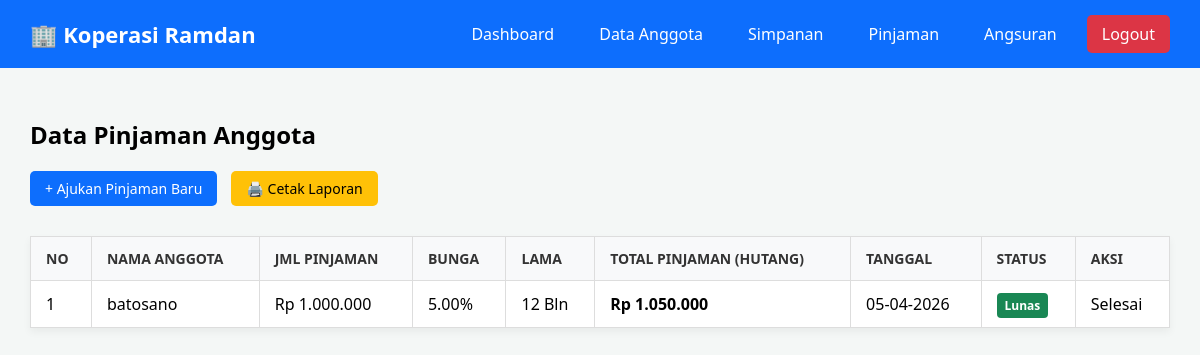
The app's page /data_pinjaman.php (signed in), older data.
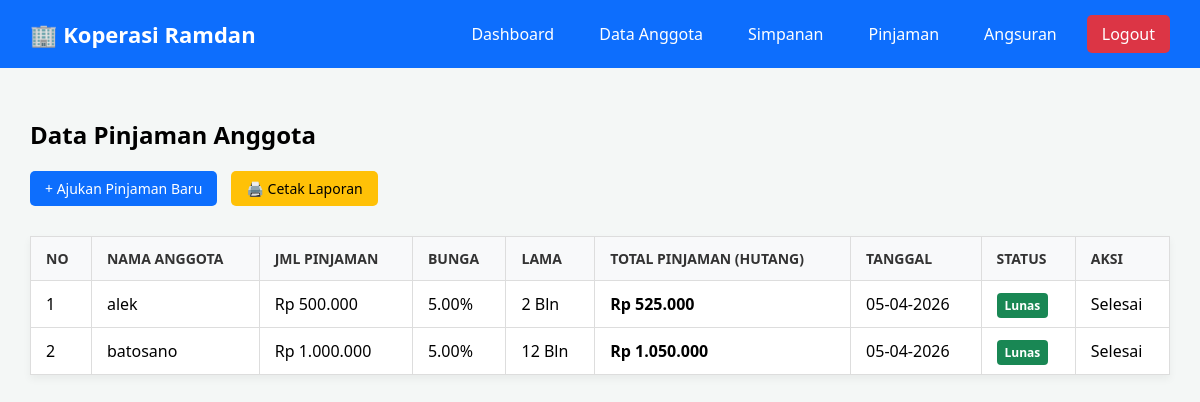
The same page, newer data.
### tables this page shows
CREATE TABLE `tb_pinjaman_ramdan` (
  `id_pinjaman` int(11) NOT NULL,
  `id_anggota` int(11) NOT NULL,
  `jumlah_pinjaman` decimal(15,2) NOT NULL,
  `bunga` decimal(5,2) NOT NULL,
  `lama_pinjaman` int(11) NOT NULL,
  `total_pinjaman` decimal(15,2) NOT NULL,
  `status_pinjaman` enum('Diajukan','Disetujui','Lunas') DEFAULT 'Diajukan',
  `tanggal_pinjaman` date NOT NULL
);

CREATE TABLE `tb_anggota_ramdan` (
  `id_anggota` int(11) NOT NULL,
  `nama` varchar(100) NOT NULL,
  `alamat` text DEFAULT NULL,
  `no_hp` varchar(20) DEFAULT NULL,
  `tanggal_daftar` date NOT NULL
);

### data_pinjaman.php (the view, shortened to what this page needs)
<?php
include 'koneksi.php';
$query = mysqli_query($koneksi, "
    SELECT p.*, a.nama
    FROM tb_pinjaman_ramdan p
    JOIN tb_anggota_ramdan a ON p.id_anggota = a.id_anggota
    ORDER BY p.id_pinjaman DESC
");
include 'header.php';
?>
    <h2>Data Pinjaman Anggota</h2>
    <a href="tambah_pinjaman.php" class="btn" style="margin-bottom: 15px;">+ Ajukan Pinjaman Baru</a>
    <a href="cetak_pinjaman.php" target="_blank" class="btn btn-warning" style="margin-bottom: 15px; margin-left: 10px;">🖨️ Cetak Laporan</a>
    <table>
        <thead>
            <tr>
                <th>No</th>
                <th>Nama Anggota</th>
                <th>Jml Pinjaman</th>
                <th>Bunga</th>
                <th>Lama</th>
                <th>Total Pinjaman (Hutang)</th>
                <th>Tanggal</th>
                <th>Status</th>
                <th>Aksi</th>
            </tr>
        </thead>
        <tbody>
            <?php
            $no = 1;
            while($data = mysqli_fetch_assoc($query)) {
                $warna_status = 'bg-warning';
                if($data['status_pinjaman'] == 'Lunas') $warna_status = 'bg-success';
            ?>
            <tr>
                <td><?php echo $no++; ?></td>
                <td><?php echo $data['nama']; ?></td>
                <td>Rp <?php echo number_format($data['jumlah_pinjaman'], 0, ',', '.'); ?></td>
                <td><?php echo $data['bunga']; ?>%</td>
                <td><?php echo $data['lama_pinjaman']; ?> Bln</td>
                <td><strong>Rp <?php echo number_format($data['total_pinjaman'], 0, ',', '.'); ?></strong></td>
                <td><?php echo date('d-m-Y', strtotime($data['tanggal_pinjaman'])); ?></td>
                <td><span class="badge <?php echo $warna_status; ?>"><?php echo $data['status_pinjaman']; ?></span></td>
                <td>
                    <?php
                    if($data['status_pinjaman'] == 'Diajukan' && $_SESSION['role'] == 'Admin') { ?>
                        <a href="acc_pinjaman.php?id=<?php echo $data['id_pinjaman']; ?>"
                           onclick="return confirm('Apakah kamu yakin ingin menyetujui pinjaman ini?')"
                           class="btn" style="background-color: #0d6efd; color: white;">ACC Pinjaman</a>
                    <?php } else if ($data['status_pinjaman'] == 'Disetujui') {
                        echo "Menunggu Pelunasan";
                    } else if ($data['status_pinjaman'] == 'Lunas') {
                        echo "Selesai";
                    }
                    ?>
                </td>
            </tr>
            <?php } ?>
        </tbody>
    </table>
</div>
</body>
</html>

Row changes from the older to the newer data that the page shows:
added tb_pinjaman_ramdan: id_anggota.nama "alek", jumlah_pinjaman "500.000", bunga "5.00", lama_pinjaman "2", total_pinjaman "525.000", tanggal_pinjaman "05-04-2026", status_pinjaman "Lunas", shows "Selesai"
